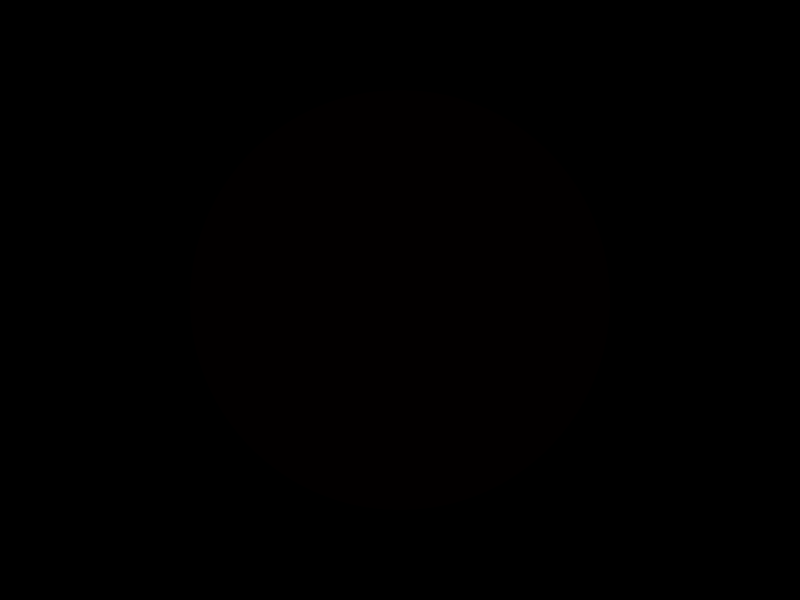
Frame 1 (no input)
Frame 60 (the mouse pressed at the canvas centre just before this capture): blank canvas, image omitted
Frame 120 (the mouse held since frame 60 and released just before this capture): blank canvas, image omitted

The Processing sketch that drew this single still picture (run headless with seeded random() and noise(); from frame 60 on, the mouse is pressed at the canvas centre):

// Processing sketch: sketch_210525a
// ── sketch_210525a.pde
float diameter;
float hue;

void setup() {
  size(800, 600);
  frameRate(30);
  colorMode(HSB, 360, 100, 100, 100);
  noStroke();
}

void draw() {
  background(0);
  
  diameter = 400 + sin(frameCount * 0.1) * 200;
  hue = sin(frameCount * 0.1) * 120;
  
  fill(hue, hue * random(50), hue / random(50));
  
  ellipse(width/2, height/2, diameter, diameter);
}
